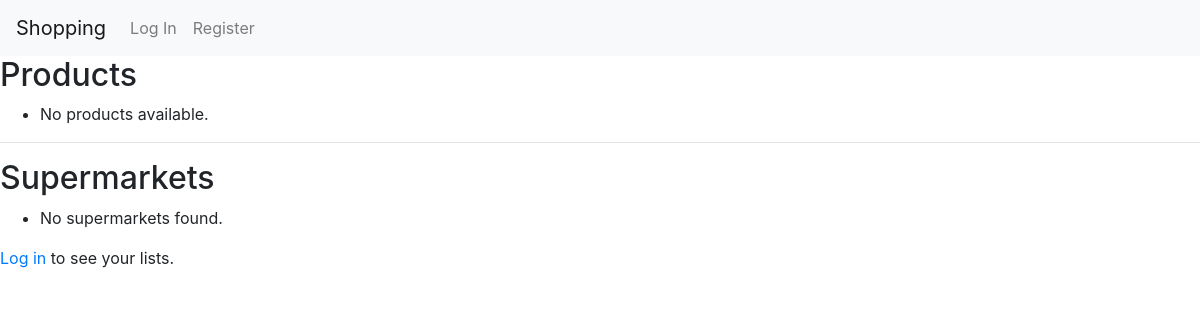
The app's page /, older data.
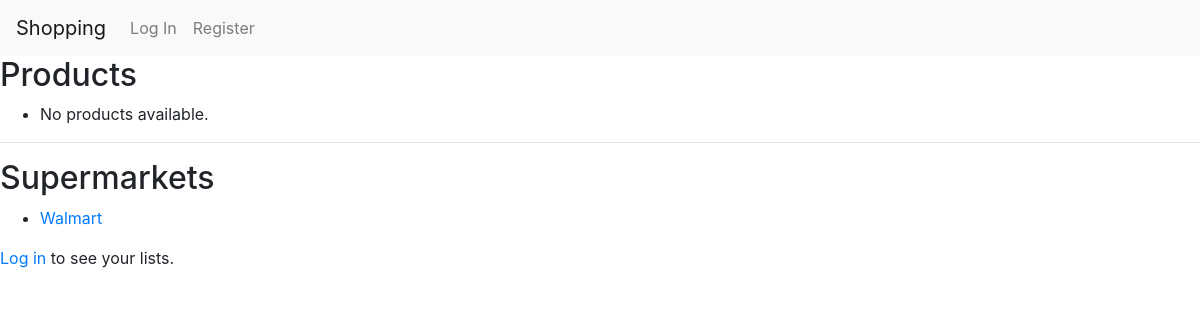
The same page, newer data.
### listsapp/models.py (models this page shows, shortened)
class User(AbstractUser):
    is_supermarket = models.BooleanField(default=False)
    address = models.CharField(max_length=255, blank=True, null=True)

### listsapp/views.py (the view)
# urls.py: path("", views.index, name="index"),
def index(request):
    supermarkets = User.objects.all().filter(is_supermarket=True)
    products = Product.objects.all().order_by("name")
    listuser = None
    if request.user.is_authenticated :
        listuser = List.objects.filter(user=request.user)
    return render(request, "listsapp/index.html",{
        "supermarkets": supermarkets,
        "list": listuser,
        "products": products
    })

### listsapp/templates/listsapp/index.html (shortened to what this page needs)
{% extends "listsapp/layout.html" %}
{% block body %}
<h2>Products</h2>
<ul>
    {% for prod in products %}
        <li>
            <a href="{% url 'productpage' prod.id %}">
                {{ prod.name }}
            </a>
        </li>
    {% empty %}
        <li>No products available.</li>
    {% endfor %}
</ul>
<hr>
<h2>Supermarkets</h2>
<ul>
    {% for sup in supermarkets %}
        <li>
            <a href="{% url 'supermarketpage' sup.id %}">
                {{ sup.username }}
            </a>
        </li>
    {% empty %}
        <li>No supermarkets found.</li>
    {% endfor %}
</ul>
{% if request.user.is_authenticated%}
<hr>
{% if not request.user.is_supermarket%}
<h2>My Lists</h2>
<ul>
    {% for lst in list %}
        <li>
            <a href="{% url 'listpage' lst.id %}">
                {{ lst.name }}
            </a>
        </li>
    {% empty %}
       <a href="{% url 'userpage' %}">You have no lists, go create some</a>
    {% endfor %}
</ul>
{% endif %}
{% else %}
<p>
    <a href="{% url 'login' %}">Log in</a> to see your lists.
</p>
{% endif %}
{% endblock %}

Row changes from the older to the newer data that the page shows:
added User: username "Walmart"
Text that changed along with them:
text no longer shown: "No supermarkets found."
